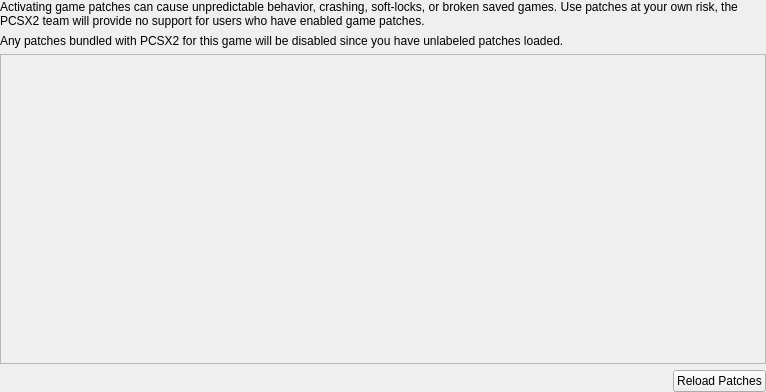
<?xml version="1.0" encoding="UTF-8"?>
<ui version="4.0">
 <class>GamePatchSettingsWidget</class>
 <widget class="QWidget" name="GamePatchSettingsWidget">
  <property name="geometry">
   <rect>
    <x>0</x>
    <y>0</y>
    <width>766</width>
    <height>392</height>
   </rect>
  </property>
  <layout class="QVBoxLayout" name="verticalLayout">
   <property name="leftMargin">
    <number>0</number>
   </property>
   <property name="topMargin">
    <number>0</number>
   </property>
   <property name="rightMargin">
    <number>0</number>
   </property>
   <property name="bottomMargin">
    <number>0</number>
   </property>
   <item>
    <widget class="QLabel" name="label">
     <property name="text">
      <string>Activating game patches can cause unpredictable behavior, crashing, soft-locks, or broken saved games. Use patches at your own risk, the PCSX2 team will provide no support for users who have enabled game patches.</string>
     </property>
     <property name="wordWrap">
      <bool>true</bool>
     </property>
    </widget>
   </item>
   <item>
    <widget class="QLabel" name="unlabeledPatchWarning">
     <property name="text">
      <string>Any patches bundled with PCSX2 for this game will be disabled since you have unlabeled patches loaded.</string>
     </property>
    </widget>
   </item>
   <item>
    <widget class="QScrollArea" name="scrollArea">
     <property name="widgetResizable">
      <bool>true</bool>
     </property>
    </widget>
   </item>
   <item>
    <layout class="QHBoxLayout" name="horizontalLayout">
     <item>
      <spacer name="horizontalSpacer">
       <property name="orientation">
        <enum>Qt::Horizontal</enum>
       </property>
       <property name="sizeHint" stdset="0">
        <size>
         <width>40</width>
         <height>20</height>
        </size>
       </property>
      </spacer>
     </item>
     <item>
      <widget class="QPushButton" name="reload">
       <property name="text">
        <string>Reload Patches</string>
       </property>
      </widget>
     </item>
    </layout>
   </item>
  </layout>
 </widget>
 <resources/>
 <connections/>
</ui>
